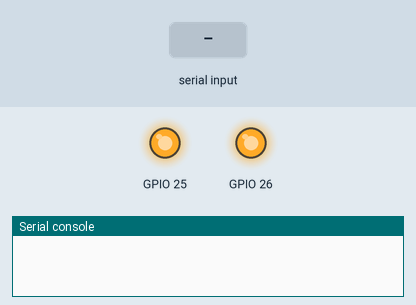
This program was run on a simulated ESP32 board running MicroPython. On the bench: output pins drawn as LEDs (lit = HIGH), the last lines printed to the serial console. The test bench sets the inputs (shaded band). Library files of the repository ran but are not shown: loraE32.py.

Above: at 0.01 s.
At 1.2 s:
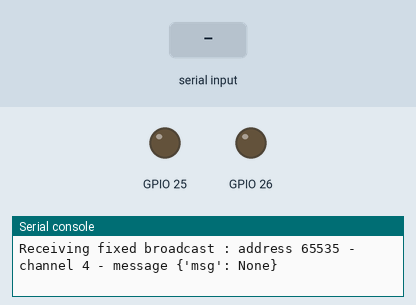
1.3 s: "1" received over the second serial link
Timing chart, 0 to 4.3 s (numbered marks = the images above; inputs shaded):
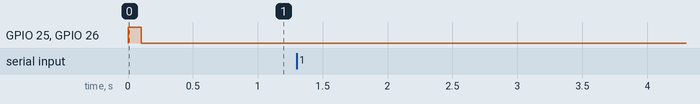

The program:

testRecvE32_Broadcast.py
```python
###########################################
# receiving fixed broadcast
###########################################
# transmitter - address 0001 - channel 02
# message     - address FFFF - channel 04
# receiver(s) - address 0003 - channel 04
###########################################

from loraE32 import ebyteE32
import utime

M0pin = 25
M1pin = 26
AUXpin = 27

e32 = ebyteE32(M0pin, M1pin, AUXpin, Address=0x0003, Channel=0x04, debug=False)

e32.start()

from_address = 0xFFFF
from_channel = 0x04

while True:
    print('Receiving fixed broadcast : address %d - channel %d'%(from_address, from_channel), end='')
    message = e32.recvMessage(from_address, from_channel, useChecksum=True)
    print(' - message %s'%(message))
    utime.sleep_ms(2000)

e32.stop()
```
